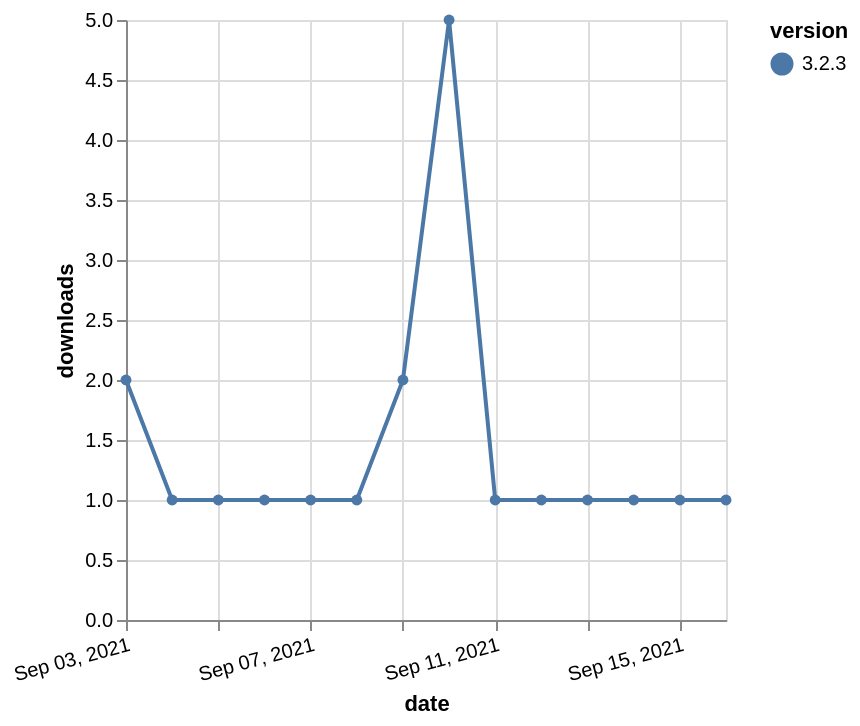

Write the Vega-Lite specification saved for this chart.
### Vega-Lite specification from a JSON file in a GitHub repository (floating-point values rounded to 4 significant figures)
{"$schema": "https://vega.github.io/schema/vega-lite/v5.json", "description": "A simple bar chart with embedded data.", "data": {"values": [{"date": "2021-09-03", "total": 510, "delta": 2, "version": "3.2.3"}, {"date": "2021-09-04", "total": 511, "delta": 1, "version": "3.2.3"}, {"date": "2021-09-05", "total": 512, "delta": 1, "version": "3.2.3"}, {"date": "2021-09-06", "total": 513, "delta": 1, "version": "3.2.3"}, {"date": "2021-09-07", "total": 514, "delta": 1, "version": "3.2.3"}, {"date": "2021-09-08", "total": 515, "delta": 1, "version": "3.2.3"}, {"date": "2021-09-09", "total": 517, "delta": 2, "version": "3.2.3"}, {"date": "2021-09-10", "total": 522, "delta": 5, "version": "3.2.3"}, {"date": "2021-09-11", "total": 523, "delta": 1, "version": "3.2.3"}, {"date": "2021-09-12", "total": 524, "delta": 1, "version": "3.2.3"}, {"date": "2021-09-13", "total": 525, "delta": 1, "version": "3.2.3"}, {"date": "2021-09-14", "total": 526, "delta": 1, "version": "3.2.3"}, {"date": "2021-09-15", "total": 527, "delta": 1, "version": "3.2.3"}, {"date": "2021-09-16", "total": 528, "delta": 1, "version": "3.2.3"}]}, "width": "container", "mark": {"type": "line", "point": {"filled": true}}, "encoding": {"x": {"field": "date", "type": "temporal", "timeUnit": "yearmonthdate", "title": "date", "axis": {"labelAngle": -15}}, "y": {"field": "delta", "type": "quantitative", "title": "downloads"}, "color": {"field": "version", "type": "nominal"}, "tooltip": {"field": "delta"}}}
